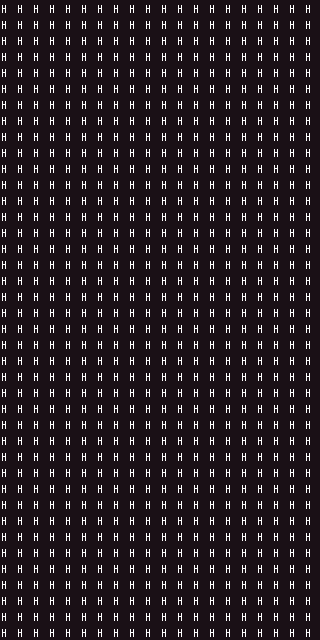

This is a level from a 2D game, rendered from its Tiled map with the project's own tilesets. A one-line summary and the complete map file follow:
An orthogonal 20x40 tile map with 16x16 px tiles, 1 tile layer (prototype).

<map version="1.10" tiledversion="1.10.2" orientation="orthogonal" renderorder="right-down" width="20" height="40" tilewidth="16" tileheight="16" infinite="0" nextlayerid="9" nextobjectid="1">
 <tileset firstgid="98" source="TangerineTavernPNG_PetricakeGames.tsx" />
 <layer id="1" name="prototype" width="20" height="40">
  <data encoding="csv">
206,206,206,206,206,206,206,206,206,206,206,206,206,206,206,206,206,206,206,206,
206,206,206,206,206,206,206,206,206,206,206,206,206,206,206,206,206,206,206,206,
206,206,206,206,206,206,206,206,206,206,206,206,206,206,206,206,206,206,206,206,
206,206,206,206,206,206,206,206,206,206,206,206,206,206,206,206,206,206,206,206,
206,206,206,206,206,206,206,206,206,206,206,206,206,206,206,206,206,206,206,206,
206,206,206,206,206,206,206,206,206,206,206,206,206,206,206,206,206,206,206,206,
206,206,206,206,206,206,206,206,206,206,206,206,206,206,206,206,206,206,206,206,
206,206,206,206,206,206,206,206,206,206,206,206,206,206,206,206,206,206,206,206,
206,206,206,206,206,206,206,206,206,206,206,206,206,206,206,206,206,206,206,206,
206,206,206,206,206,206,206,206,206,206,206,206,206,206,206,206,206,206,206,206,
206,206,206,206,206,206,206,206,206,206,206,206,206,206,206,206,206,206,206,206,
206,206,206,206,206,206,206,206,206,206,206,206,206,206,206,206,206,206,206,206,
206,206,206,206,206,206,206,206,206,206,206,206,206,206,206,206,206,206,206,206,
206,206,206,206,206,206,206,206,206,206,206,206,206,206,206,206,206,206,206,206,
206,206,206,206,206,206,206,206,206,206,206,206,206,206,206,206,206,206,206,206,
206,206,206,206,206,206,206,206,206,206,206,206,206,206,206,206,206,206,206,206,
206,206,206,206,206,206,206,206,206,206,206,206,206,206,206,206,206,206,206,206,
206,206,206,206,206,206,206,206,206,206,206,206,206,206,206,206,206,206,206,206,
206,206,206,206,206,206,206,206,206,206,206,206,206,206,206,206,206,206,206,206,
206,206,206,206,206,206,206,206,206,206,206,206,206,206,206,206,206,206,206,206,
206,206,206,206,206,206,206,206,206,206,206,206,206,206,206,206,206,206,206,206,
206,206,206,206,206,206,206,206,206,206,206,206,206,206,206,206,206,206,206,206,
206,206,206,206,206,206,206,206,206,206,206,206,206,206,206,206,206,206,206,206,
206,206,206,206,206,206,206,206,206,206,206,206,206,206,206,206,206,206,206,206,
206,206,206,206,206,206,206,206,206,206,206,206,206,206,206,206,206,206,206,206,
206,206,206,206,206,206,206,206,206,206,206,206,206,206,206,206,206,206,206,206,
206,206,206,206,206,206,206,206,206,206,206,206,206,206,206,206,206,206,206,206,
206,206,206,206,206,206,206,206,206,206,206,206,206,206,206,206,206,206,206,206,
206,206,206,206,206,206,206,206,206,206,206,206,206,206,206,206,206,206,206,206,
206,206,206,206,206,206,206,206,206,206,206,206,206,206,206,206,206,206,206,206,
206,206,206,206,206,206,206,206,206,206,206,206,206,206,206,206,206,206,206,206,
206,206,206,206,206,206,206,206,206,206,206,206,206,206,206,206,206,206,206,206,
206,206,206,206,206,206,206,206,206,206,206,206,206,206,206,206,206,206,206,206,
206,206,206,206,206,206,206,206,206,206,206,206,206,206,206,206,206,206,206,206,
206,206,206,206,206,206,206,206,206,206,206,206,206,206,206,206,206,206,206,206,
206,206,206,206,206,206,206,206,206,206,206,206,206,206,206,206,206,206,206,206,
206,206,206,206,206,206,206,206,206,206,206,206,206,206,206,206,206,206,206,206,
206,206,206,206,206,206,206,206,206,206,206,206,206,206,206,206,206,206,206,206,
206,206,206,206,206,206,206,206,206,206,206,206,206,206,206,206,206,206,206,206,
206,206,206,206,206,206,206,206,206,206,206,206,206,206,206,206,206,206,206,206
</data>
 </layer>
</map>
